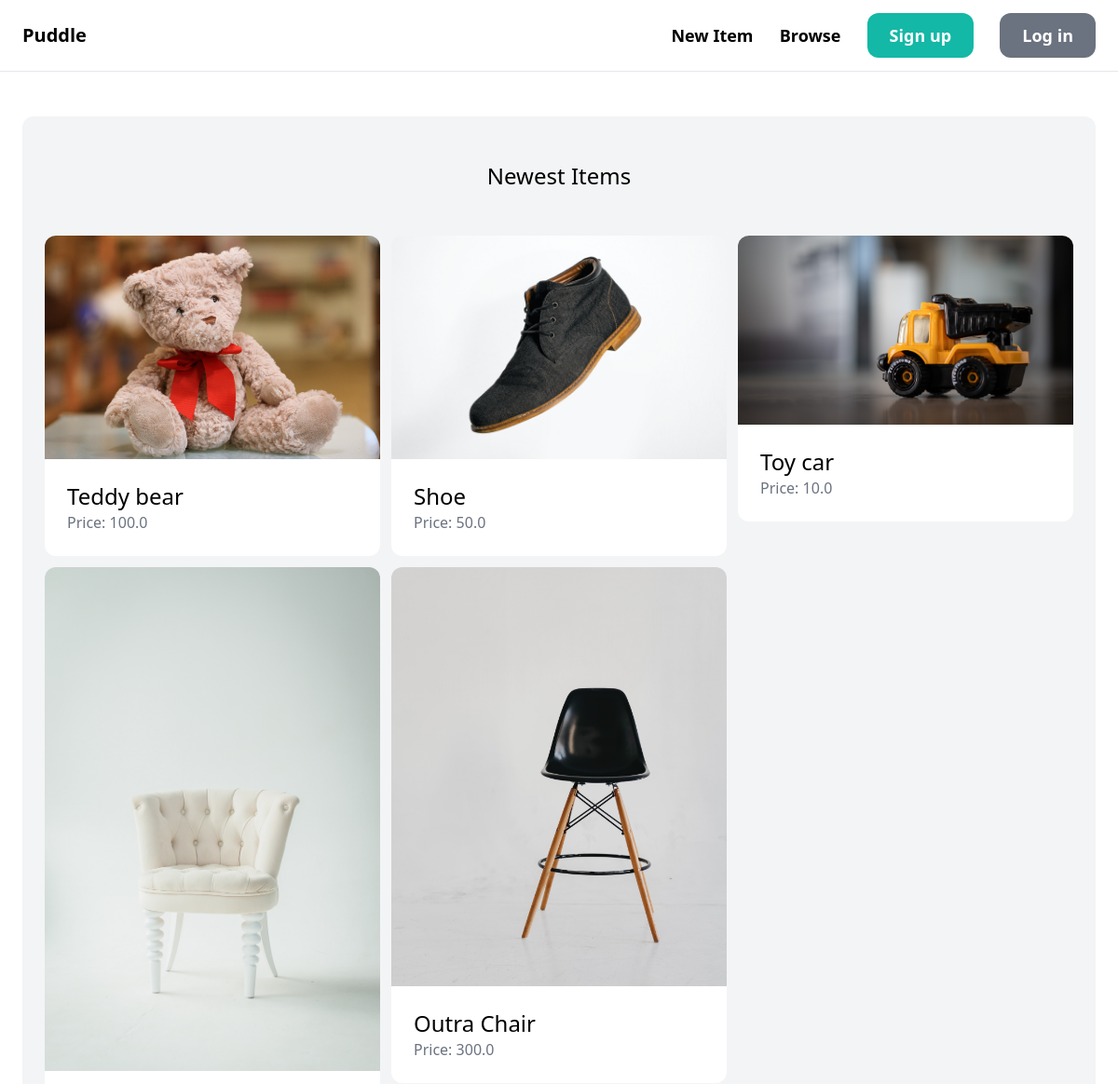
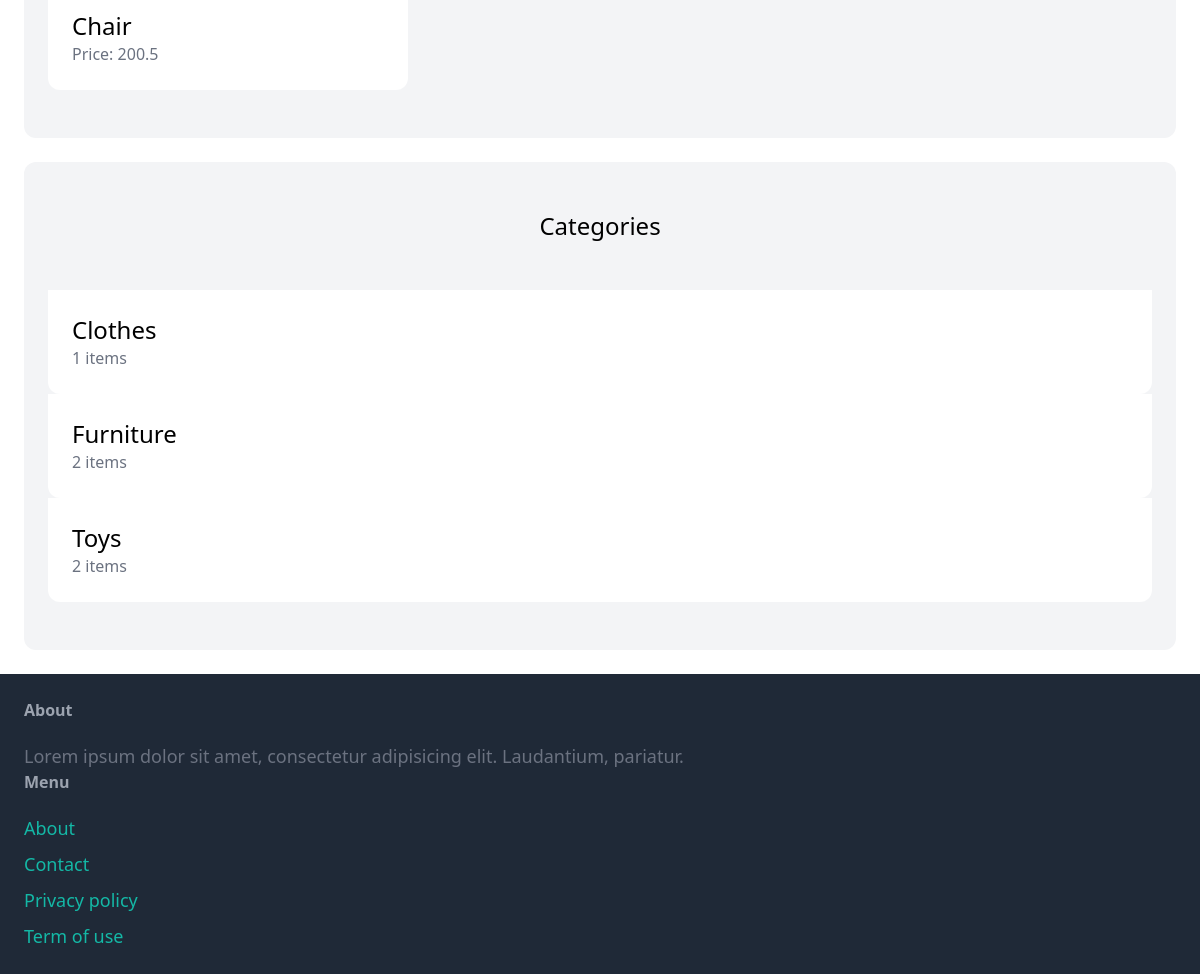
The page / on the database its author committed (2 pictures, top to bottom).
### item/models.py (models this page shows, shortened)
class Item(models.Model):
    category = models.ForeignKey(Category, related_name='items', on_delete=models.CASCADE)
    name = models.CharField(max_length=255)
    description = models.TextField(blank=True, null=True)
    price = models.FloatField()
    image = models.ImageField(upload_to='item_images', blank=True, null=True)
    is_sold = models.BooleanField(default=False)
    created_by = models.ForeignKey(User, related_name='items', on_delete=models.CASCADE)
    created_at = models.DateTimeField(auto_now_add=True)

class Category(models.Model):
    name = models.CharField(max_length=255)
    class Meta:
        ordering = ('name',)
        verbose_name_plural = 'Categories'

### core/views.py (the view)
# urls.py: path('', views.index, name='index'),
def index(request):
    items = Item.objects.filter(is_sold=False)[0:6]
    categories = Category.objects.all()
    return render(request, 'core/index.html', {
        'categories': categories,
        'items': items
    })

### core/templates/core/index.html (shortened to what this page needs)
{% extends 'core/base.html' %}
{% block content %}
  <div class="mt-6 px-6 py-12 bg-gray-100 rounded-xl">
    <h2 class="mb-12 text-2xl text-center">Newest Items</h2>
    <div class="grid grid-cols-3 gap-3">
      {% for item in items %}
        <div><a href="{% url 'item:detail' item.id %}">
          <div><img src="{{ item.image.url }}" class="rounded-t-xl" alt="">
          </div>
          <div class="p-6 bg-white rounded-b-xl">
            <h2 class="text-2xl">{{ item.name }}</h2>
            <p class="text-gray-500">Price: {{ item.price }}</p>
          </div>
        </a></div>
      {% endfor %}
    </div>
  </div>
  <div class="mt-6 px-6 py-12 bg-gray-100 rounded-xl">
    <h2 class="mb-12 text-2xl text-center">Categories</h2>
    {% for category in categories %}
      <div><a href="#">
        <div class="p-6 bg-white rounded-b-xl">
          <h2 class="text-2xl">{{ category.name }}</h2>
          <p class="text-gray-500">{{ category.items.count }} items</p>
        </div>
      </a></div>
    {% endfor %}
  </div>
{% endblock %}

### core/templates/core/base.html (shortened to what this page needs)
<!DOCTYPE html>
<html lang="en">
<head>
  <script src="https://cdn.tailwindcss.com"></script>
</head>
<body>
<nav class="py-6 px-6 flex justify-between items-center border-b border-gray-200">
  <a href="/" class="text-xl font-semibold">Puddle</a>
  <div class="space-x-6">
    <a href="{% url 'item:new' %}" class="text-lg font-semibold hover:text-gray-500">New Item</a>
    <a href="{% url 'item:items' %}" class="text-lg font-semibold hover:text-gray-500">Browse</a>
    {% if request.user.is_authenticated %}
      <a href="{% url 'conversation:inbox' %}"
         class="px-6 py-3 text-lg font-semibold bg-teal-500 text-white rounded-xl hover:bg-teal-700">Inbox</a>
      <a href="{% url 'dashboard:index' %}"
         class="px-6 py-3 text-lg font-semibold bg-gray-500 text-white rounded-xl hover:bg-gray-700">Dashboard</a>
    {% else %}
      <a href="{% url 'core:signup' %}"
         class="px-6 py-3 text-lg font-semibold bg-teal-500 text-white rounded-xl hover:bg-teal-700">Sign up</a>
      <a href="{% url 'core:login' %}"
         class="px-6 py-3 text-lg font-semibold bg-gray-500 text-white rounded-xl hover:bg-gray-700">Log in</a>
    {% endif %}
  </div>
</nav>
<div class="px-6 py-6">
  {% block content %}
  {% endblock %}
</div>
<footer class="py-6 px-6 flex justify-between bg-gray-800">
  <div class="w2/3 pr-10">
    <h3 class="mb-5 font-semibold text-gray-400">About</h3>
    <p class="text-lg text-gray-500">Lorem ipsum dolor sit amet, consectetur adipisicing elit. Laudantium,
      pariatur.</p>
    <div class="w-1/3">
      <h3 class="mb-5 font-semibold text-gray-400">Menu</h3>
      <ul class="space-y-2">
        <li><a href="#" class="text-lg text-teal-500 hover:text-teal-700">About</a></li>
        <li><a href="{% url 'core:contact' %}" class="text-lg text-teal-500 hover:text-teal-700">Contact</a></li>
        <li><a href="#" class="text-lg text-teal-500 hover:text-teal-700">Privacy policy</a></li>
        <li><a href="#" class="text-lg text-teal-500 hover:text-teal-700">Term of use</a></li>
      </ul>
    </div>
  </div>
</footer>
</body>
</html>

### rows shown on the page
Item: image (picture), name "Teddy bear", price "100.0"
Item: image (picture), name "Shoe", price "50.0"
Item: image (picture), name "Toy car", price "10.0"
Item: image (picture), name "Chair", price "200.5"
Item: image (picture), name "Outra Chair", price "300.0"
Category: name "Clothes", items.count "1"
Category: name "Furniture", items.count "2"
Category: name "Toys", items.count "2"
